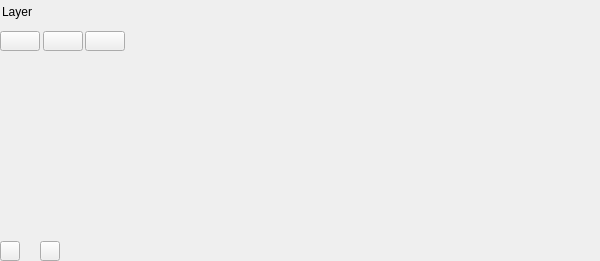
<?xml version="1.0" encoding="UTF-8"?>
<ui version="4.0">
 <class>LayerManagerWidget</class>
 <widget class="QWidget" name="LayerManagerWidget">
  <property name="enabled">
   <bool>true</bool>
  </property>
  <property name="geometry">
   <rect>
    <x>0</x>
    <y>0</y>
    <width>600</width>
    <height>261</height>
   </rect>
  </property>
  <property name="sizePolicy">
   <sizepolicy hsizetype="Expanding" vsizetype="Preferred">
    <horstretch>0</horstretch>
    <verstretch>0</verstretch>
   </sizepolicy>
  </property>
  <property name="windowTitle">
   <string notr="true"/>
  </property>
  <layout class="QVBoxLayout" name="verticalLayout">
   <property name="spacing">
    <number>2</number>
   </property>
   <property name="leftMargin">
    <number>0</number>
   </property>
   <property name="topMargin">
    <number>0</number>
   </property>
   <property name="rightMargin">
    <number>0</number>
   </property>
   <property name="bottomMargin">
    <number>0</number>
   </property>
   <item>
    <widget class="QWidget" name="mainWidget" native="true">
     <property name="minimumSize">
      <size>
       <width>0</width>
       <height>261</height>
      </size>
     </property>
     <property name="maximumSize">
      <size>
       <width>16777215</width>
       <height>261</height>
      </size>
     </property>
     <layout class="QVBoxLayout" name="verticalLayout_4">
      <property name="spacing">
       <number>1</number>
      </property>
      <property name="leftMargin">
       <number>0</number>
      </property>
      <property name="topMargin">
       <number>0</number>
      </property>
      <property name="rightMargin">
       <number>0</number>
      </property>
      <property name="bottomMargin">
       <number>0</number>
      </property>
      <item>
       <widget class="QWidget" name="widgetTitleContainer" native="true">
        <property name="sizePolicy">
         <sizepolicy hsizetype="Expanding" vsizetype="Preferred">
          <horstretch>0</horstretch>
          <verstretch>0</verstretch>
         </sizepolicy>
        </property>
        <property name="minimumSize">
         <size>
          <width>0</width>
          <height>20</height>
         </size>
        </property>
        <property name="maximumSize">
         <size>
          <width>16777215</width>
          <height>20</height>
         </size>
        </property>
        <layout class="QHBoxLayout" name="horizontalLayout_3">
         <property name="spacing">
          <number>0</number>
         </property>
         <property name="leftMargin">
          <number>2</number>
         </property>
         <property name="topMargin">
          <number>2</number>
         </property>
         <property name="rightMargin">
          <number>0</number>
         </property>
         <property name="bottomMargin">
          <number>0</number>
         </property>
         <item>
          <widget class="QLabel" name="labelLayerTitle">
           <property name="enabled">
            <bool>true</bool>
           </property>
           <property name="sizePolicy">
            <sizepolicy hsizetype="Fixed" vsizetype="Fixed">
             <horstretch>0</horstretch>
             <verstretch>0</verstretch>
            </sizepolicy>
           </property>
           <property name="minimumSize">
            <size>
             <width>110</width>
             <height>20</height>
            </size>
           </property>
           <property name="maximumSize">
            <size>
             <width>110</width>
             <height>20</height>
            </size>
           </property>
           <property name="text">
            <string>Layer</string>
           </property>
          </widget>
         </item>
         <item>
          <spacer name="horizontalSpacer_7">
           <property name="orientation">
            <enum>Qt::Horizontal</enum>
           </property>
           <property name="sizeHint" stdset="0">
            <size>
             <width>0</width>
             <height>0</height>
            </size>
           </property>
          </spacer>
         </item>
        </layout>
       </widget>
      </item>
      <item>
       <layout class="QHBoxLayout" name="horizontalLayout">
        <property name="spacing">
         <number>0</number>
        </property>
        <property name="leftMargin">
         <number>0</number>
        </property>
        <property name="topMargin">
         <number>0</number>
        </property>
        <property name="rightMargin">
         <number>0</number>
        </property>
        <property name="bottomMargin">
         <number>0</number>
        </property>
        <item>
         <widget class="QWidget" name="widgetBtnContainer" native="true">
          <property name="sizePolicy">
           <sizepolicy hsizetype="Fixed" vsizetype="Fixed">
            <horstretch>0</horstretch>
            <verstretch>0</verstretch>
           </sizepolicy>
          </property>
          <property name="minimumSize">
           <size>
            <width>142</width>
            <height>240</height>
           </size>
          </property>
          <property name="maximumSize">
           <size>
            <width>142</width>
            <height>240</height>
           </size>
          </property>
          <layout class="QVBoxLayout" name="verticalLayout_3">
           <property name="spacing">
            <number>0</number>
           </property>
           <property name="leftMargin">
            <number>0</number>
           </property>
           <property name="topMargin">
            <number>0</number>
           </property>
           <property name="rightMargin">
            <number>0</number>
           </property>
           <property name="bottomMargin">
            <number>0</number>
           </property>
           <item>
            <layout class="QHBoxLayout" name="horizontalLayout_6">
             <property name="spacing">
              <number>10</number>
             </property>
             <property name="topMargin">
              <number>10</number>
             </property>
             <property name="rightMargin">
              <number>24</number>
             </property>
             <item>
              <spacer name="horizontalSpacer_2">
               <property name="orientation">
                <enum>Qt::Horizontal</enum>
               </property>
               <property name="sizeHint" stdset="0">
                <size>
                 <width>40</width>
                 <height>20</height>
                </size>
               </property>
              </spacer>
             </item>
             <item>
              <widget class="QPushButton" name="pbAllLayerPlay">
               <property name="minimumSize">
                <size>
                 <width>40</width>
                 <height>20</height>
                </size>
               </property>
               <property name="maximumSize">
                <size>
                 <width>40</width>
                 <height>20</height>
                </size>
               </property>
               <property name="text">
                <string/>
               </property>
              </widget>
             </item>
             <item>
              <widget class="QPushButton" name="pbAllLayerPause">
               <property name="minimumSize">
                <size>
                 <width>40</width>
                 <height>20</height>
                </size>
               </property>
               <property name="maximumSize">
                <size>
                 <width>40</width>
                 <height>20</height>
                </size>
               </property>
               <property name="text">
                <string/>
               </property>
              </widget>
             </item>
             <item>
              <widget class="QPushButton" name="pBAllLayerStop">
               <property name="minimumSize">
                <size>
                 <width>40</width>
                 <height>20</height>
                </size>
               </property>
               <property name="maximumSize">
                <size>
                 <width>40</width>
                 <height>20</height>
                </size>
               </property>
               <property name="text">
                <string/>
               </property>
              </widget>
             </item>
            </layout>
           </item>
           <item>
            <spacer name="verticalSpacer_2">
             <property name="orientation">
              <enum>Qt::Vertical</enum>
             </property>
             <property name="sizeType">
              <enum>QSizePolicy::Fixed</enum>
             </property>
             <property name="sizeHint" stdset="0">
              <size>
               <width>0</width>
               <height>45</height>
              </size>
             </property>
            </spacer>
           </item>
           <item>
            <layout class="QVBoxLayout" name="vLayoutCtrlMusic">
             <property name="spacing">
              <number>0</number>
             </property>
            </layout>
           </item>
           <item>
            <spacer name="vSpacerMotion">
             <property name="orientation">
              <enum>Qt::Vertical</enum>
             </property>
             <property name="sizeHint" stdset="0">
              <size>
               <width>20</width>
               <height>60</height>
              </size>
             </property>
            </spacer>
           </item>
           <item>
            <layout class="QVBoxLayout" name="vLayoutLayerControl">
             <property name="spacing">
              <number>0</number>
             </property>
            </layout>
           </item>
           <item>
            <spacer name="verticalSpacer_5">
             <property name="orientation">
              <enum>Qt::Vertical</enum>
             </property>
             <property name="sizeType">
              <enum>QSizePolicy::Expanding</enum>
             </property>
             <property name="sizeHint" stdset="0">
              <size>
               <width>0</width>
               <height>0</height>
              </size>
             </property>
            </spacer>
           </item>
           <item>
            <layout class="QHBoxLayout" name="horizontalLayout_7">
             <property name="spacing">
              <number>20</number>
             </property>
             <item>
              <widget class="QPushButton" name="pBAddLayer">
               <property name="minimumSize">
                <size>
                 <width>20</width>
                 <height>20</height>
                </size>
               </property>
               <property name="maximumSize">
                <size>
                 <width>20</width>
                 <height>20</height>
                </size>
               </property>
               <property name="text">
                <string/>
               </property>
              </widget>
             </item>
             <item>
              <widget class="QPushButton" name="pbScaleSetting">
               <property name="minimumSize">
                <size>
                 <width>20</width>
                 <height>20</height>
                </size>
               </property>
               <property name="maximumSize">
                <size>
                 <width>20</width>
                 <height>20</height>
                </size>
               </property>
               <property name="text">
                <string/>
               </property>
              </widget>
             </item>
             <item>
              <spacer name="horizontalSpacer_4">
               <property name="orientation">
                <enum>Qt::Horizontal</enum>
               </property>
               <property name="sizeHint" stdset="0">
                <size>
                 <width>0</width>
                 <height>0</height>
                </size>
               </property>
              </spacer>
             </item>
            </layout>
           </item>
           <item>
            <layout class="QHBoxLayout" name="horizontalLayout_5">
             <property name="spacing">
              <number>0</number>
             </property>
            </layout>
           </item>
          </layout>
          <zorder>verticalSpacer_2</zorder>
          <zorder>verticalSpacer_5</zorder>
          <zorder></zorder>
          <zorder>vSpacerMotion</zorder>
         </widget>
        </item>
        <item>
         <layout class="QVBoxLayout" name="verticalLayout_LayerCommon">
          <property name="spacing">
           <number>0</number>
          </property>
          <property name="sizeConstraint">
           <enum>QLayout::SetDefaultConstraint</enum>
          </property>
          <property name="leftMargin">
           <number>1</number>
          </property>
          <item>
           <layout class="QHBoxLayout" name="horizontalLayout_LayerCommon">
            <property name="spacing">
             <number>0</number>
            </property>
            <item>
             <spacer name="verticalSpacer_6">
              <property name="orientation">
               <enum>Qt::Vertical</enum>
              </property>
              <property name="sizeHint" stdset="0">
               <size>
                <width>0</width>
                <height>0</height>
               </size>
              </property>
             </spacer>
            </item>
           </layout>
          </item>
          <item>
           <spacer name="horizontalSpacer">
            <property name="orientation">
             <enum>Qt::Horizontal</enum>
            </property>
            <property name="sizeHint" stdset="0">
             <size>
              <width>0</width>
              <height>0</height>
             </size>
            </property>
           </spacer>
          </item>
         </layout>
        </item>
       </layout>
      </item>
     </layout>
    </widget>
   </item>
  </layout>
 </widget>
 <resources/>
 <connections/>
</ui>
